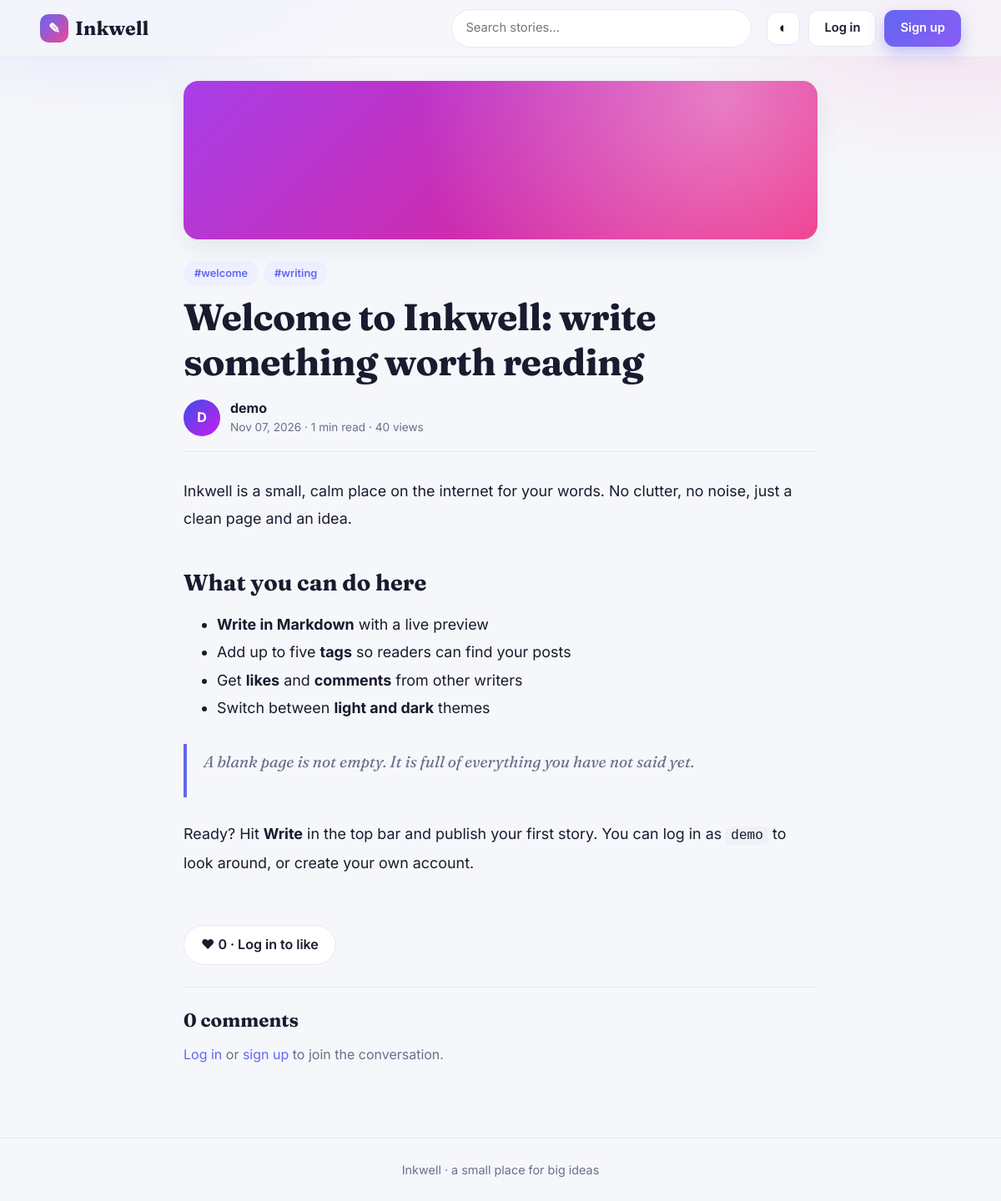
/post/1, run on the app's committed database.
### tables this page shows
CREATE TABLE posts (
    id INTEGER PRIMARY KEY AUTOINCREMENT,
    user_id INTEGER NOT NULL REFERENCES users(id) ON DELETE CASCADE,
    title TEXT NOT NULL,
    content TEXT NOT NULL,
    tags TEXT NOT NULL DEFAULT '',
    views INTEGER NOT NULL DEFAULT 0,
    created_at TEXT NOT NULL DEFAULT (datetime('now')),
    updated_at TEXT NOT NULL DEFAULT (datetime('now'))
);

CREATE TABLE users (
    id INTEGER PRIMARY KEY AUTOINCREMENT,
    username TEXT UNIQUE NOT NULL COLLATE NOCASE,
    password_hash TEXT NOT NULL,
    bio TEXT NOT NULL DEFAULT '',
    created_at TEXT NOT NULL DEFAULT (datetime('now'))
);

### app.py (the view)
@app.route("/post/<int:post_id>")
def post_view(post_id):
    db = get_db()
    get_post_or_404(post_id)
    db.execute("UPDATE posts SET views = views + 1 WHERE id = ?", (post_id,))
    db.commit()
    post = get_post_or_404(post_id)
    comments = db.execute(
        "SELECT c.*, u.username FROM comments c JOIN users u ON u.id = c.user_id"
        " WHERE c.post_id = ? ORDER BY c.created_at, c.id", (post_id,)).fetchall()
    liked = False
    if g.user:
        liked = db.execute("SELECT 1 FROM likes WHERE user_id = ? AND post_id = ?",
                           (g.user["id"], post_id)).fetchone() is not None
    return render_template("post.html", post=post, comments=comments, liked=liked)

### app.py (called while the page is built)
def get_db():
    if "db" not in g:
        g.db = sqlite3.connect(app.config["DATABASE"])
        g.db.row_factory = sqlite3.Row
        g.db.execute("PRAGMA foreign_keys = ON")
    return g.db

def get_post_or_404(post_id):
    post = get_db().execute(POST_SELECT + " WHERE p.id = ?", (post_id,)).fetchone()
    if post is None:
        abort(404)
    return post

def render_md(text):
    raw = markdown.markdown(text or "", extensions=["fenced_code", "tables", "nl2br"])
    clean = bleach.clean(raw, tags=ALLOWED_TAGS, attributes=ALLOWED_ATTRS,
                         protocols=["http", "https", "mailto"], strip=True)
    return Markup(clean)

@app.template_filter("md")
def md_filter(text):
    return render_md(text)

@app.template_filter("reading_time")
def reading_time_filter(text):
    return max(1, math.ceil(len((text or "").split()) / 200))

@app.template_filter("date")
def date_filter(value):
    try:
        return datetime.strptime(value, "%Y-%m-%d %H:%M:%S").strftime("%b %d, %Y")
    except (TypeError, ValueError):
        return value

@app.template_filter("taglist")
def taglist_filter(value):
    return [t for t in (value or "").split(",") if t]

@app.template_filter("cover")
def cover_filter(key):
    n = key if isinstance(key, int) else sum(ord(c) * (i + 3) for i, c in enumerate(str(key)))
    h1 = (n * 47 + 230) % 360
    h2 = (h1 + 55) % 360
    return f"linear-gradient(135deg, hsl({h1} 80% 58%), hsl({h2} 85% 52%))"

@app.before_request
def ensure_db_and_csrf():
    path = app.config["DATABASE"]
    if path not in _ready:
        init_db()
        _ready.add(path)
    if request.method == "POST":
        token = session.get("_csrf", "")
        sent = request.form.get("_csrf", "")
        if not token or not secrets.compare_digest(token, sent):
            abort(400)

@app.before_request
def load_user():
    uid = session.get("user_id")
    g.user = None
    if uid:
        g.user = get_db().execute(
            "SELECT id, username, bio, created_at FROM users WHERE id = ?", (uid,)
        ).fetchone()
        if g.user is None:
            session.pop("user_id", None)

### templates/post.html (shortened to what this page needs)
{% extends "base.html" %}
{% block content %}
<article class="post">
  <div class="post-banner" style="background: {{ post.id|cover }}"></div>
  <header class="post-head">
    <div class="chips">
      {% for t in post.tags|taglist %}<a class="chip" href="{{ url_for('index', tag=t) }}">#{{ t }}</a>{% endfor %}
    </div>
    <h1>{{ post.title }}</h1>
    <div class="byline">
      <a class="author" href="{{ url_for('profile', username=post.username) }}">
        <span class="avatar" style="background: {{ post.username|cover }}">{{ post.username[:1]|upper }}</span>
        <span><strong>{{ post.username }}</strong><br>
        <span class="muted">{{ post.created_at|date }} &middot; {{ post.content|reading_time }} min read &middot; {{ post.views }} views</span></span>
      </a>
    </div>
  </header>
  <div class="prose">{{ post.content|md }}</div>
  <div class="actions" id="actions">
    {% if g.user %}
    <form method="post" action="{{ url_for('like_post', post_id=post.id) }}">
      <input type="hidden" name="_csrf" value="{{ csrf_token() }}">
      <button type="submit" class="like-btn {{ 'liked' if liked }}">&#9829; {{ 'Liked' if liked else 'Like' }} &middot; {{ post.likes }}</button>
    </form>
    {% else %}
    <a class="like-btn" href="{{ url_for('login', next=url_for('post_view', post_id=post.id)) }}">&#9829; {{ post.likes }} &middot; Log in to like</a>
    {% endif %}
  </div>
  <section class="comments" id="comments">
    <h2>{{ comments|length }} comment{{ '' if comments|length == 1 else 's' }}</h2>
    {% if g.user %}
    <form class="comment-form" method="post" action="{{ url_for('comment_post', post_id=post.id) }}">
      <input type="hidden" name="_csrf" value="{{ csrf_token() }}">
      <textarea name="body" rows="3" maxlength="1000" placeholder="Share your thoughts..." required></textarea>
      <button class="btn primary" type="submit">Post comment</button>
    </form>
    {% else %}
    <p class="muted"><a href="{{ url_for('login', next=url_for('post_view', post_id=post.id)) }}">Log in</a> or <a href="{{ url_for('register') }}">sign up</a> to join the conversation.</p>
    {% endif %}
  </section>
</article>
{% endblock %}

### static/style.css (style rules this page uses)
:root { --bg: #f6f7fb; --surface: #ffffff; --surface-2: #f0f1f8; --text: #1a1b2e; --muted: #6c6e8a; --border: #e5e7f1; --accent: #6366f1; --accent-2: #ec4899; --accent-soft: #eef0ff; --danger: #ef4444; --success: #10b981; --shadow: 0 10px 30px rgba(40, 42, 90, 0.08); --shadow-lg: 0 18px 45px rgba(40, 42, 90, 0.16); --radius: 18px; --font: "Inter", system-ui, -apple-system, "Segoe UI", Roboto, sans-serif; --serif: "Fraunces", Georgia, "Times New Roman", serif; }
* { box-sizing: border-box; }
html { scroll-behavior: smooth; }
body { margin: 0; font-family: var(--font); background: var(--bg); color: var(--text); line-height: 1.6; -webkit-font-smoothing: antialiased; transition: background 0.25s, color 0.25s; }
body::before { content: ""; position: fixed; inset: 0; z-index: -1; pointer-events: none; background: radial-gradient(600px 300px at 10% -5%, rgba(99, 102, 241, 0.18), transparent 70%), radial-gradient(500px 300px at 95% 0%, rgba(236, 72, 153, 0.14), transparent 70%); }
a { color: var(--accent); text-decoration: none; }
h1, h2, h3 { font-family: var(--serif); line-height: 1.2; margin: 0 0 0.5em; }
.muted { color: var(--muted); }
code { background: var(--surface-2); padding: 2px 6px; border-radius: 6px; font-size: 0.9em; }
.chips { display: flex; flex-wrap: wrap; gap: 6px; margin-bottom: 8px; min-height: 4px; }
.chip { display: inline-block; padding: 4px 12px; border-radius: 999px; font-size: 0.8rem; font-weight: 600; background: var(--accent-soft); color: var(--accent); border: 1px solid transparent; }
.author { display: inline-flex; align-items: center; gap: 8px; color: var(--text); font-weight: 600; }
.avatar { display: inline-grid; place-items: center; width: 44px; height: 44px; border-radius: 50%; color: #fff; font-weight: 700; flex: none; }
.post { max-width: 760px; margin: 0 auto; }
.post-banner { height: 190px; border-radius: var(--radius); box-shadow: var(--shadow); position: relative; overflow: hidden; }
.post-banner::after { content: ""; position: absolute; inset: 0; background: radial-gradient(circle at 85% 10%, rgba(255,255,255,0.4), transparent 55%); }
.post-head { padding: 26px 0 8px; }
.post-head h1 { font-size: clamp(1.9rem, 4.5vw, 2.8rem); letter-spacing: -0.015em; margin: 10px 0 18px; }
.byline { display: flex; align-items: center; justify-content: space-between; gap: 14px; flex-wrap: wrap; padding-bottom: 18px; border-bottom: 1px solid var(--border); }
.byline .author { line-height: 1.35; gap: 12px; }
.byline .muted { font-weight: 400; font-size: 0.85rem; }
.prose { font-size: 1.12rem; line-height: 1.85; padding: 22px 0; overflow-wrap: anywhere; }
.prose h1, .prose h2, .prose h3 { margin: 1.6em 0 0.5em; }
.prose h2 { font-size: 1.7rem; }
.prose p { margin: 0 0 1.1em; }
.prose blockquote { margin: 1.4em 0; padding: 4px 0 4px 20px; border-left: 4px solid var(--accent); color: var(--muted); font-style: italic; font-family: var(--serif); font-size: 1.2rem; }
.actions { display: flex; gap: 12px; padding: 16px 0 26px; border-bottom: 1px solid var(--border); }
.like-btn { display: inline-flex; align-items: center; gap: 6px; padding: 10px 20px; border-radius: 999px; border: 1px solid var(--border); background: var(--surface); color: var(--text); font: inherit; font-weight: 600; cursor: pointer; transition: transform 0.15s, background 0.2s; }
.comments { padding-top: 26px; }
.comments h2 { font-size: 1.4rem; }

### data on the page
posts: title "Welcome to Inkwell: write something worth reading", created_at "Nov 07, 2026", content|reading_time "1", views "40", content|md "Inkwell is a small, calm place on the internet for your words. No clutter, no noise, just a clean page and an idea. What you can do here Write in Markdown with a live preview Add up to five tags so readers can find your posts Get likes and comments from other writers Switch between light and dark themes A blank page is not empty. It is full of everything you have not said yet. Ready? Hit Write in the top bar and publish your first story. You can log in as demo to look around, or create your own account."
users: username "D", username "demo"

### other printed values
{{ t }} "welcome" "writing"
{{ post.likes }} "0"
{{ comments|length }} "0"
{{ '' if comments|length == 1 else 's' }} "s"
